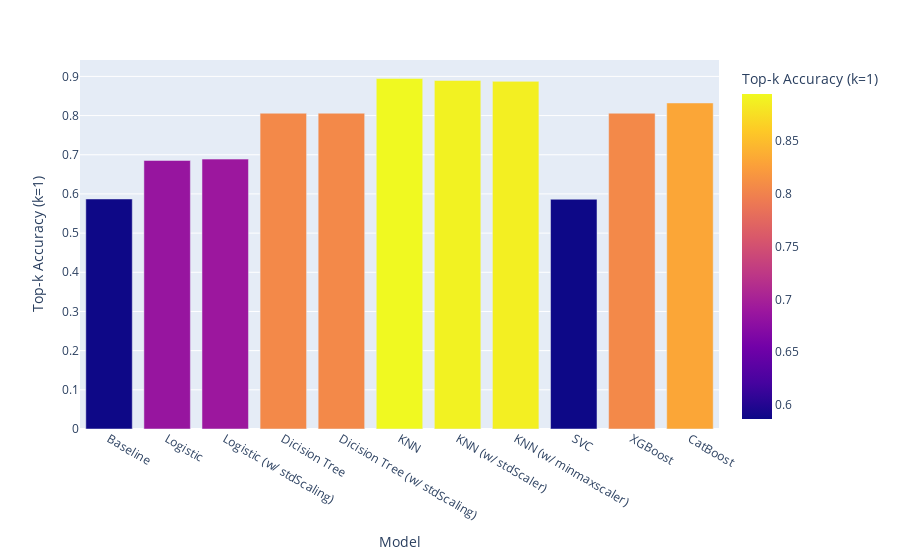

Source (notebook cell):
### Code cell
# plot df as bar chart using plotly
import plotly.express as px

fig = px.bar(df, x=df.columns[0], y=df.columns[1], color=df.columns[1])
fig.show()

### Figure 1 — Plotly figure (JSON) as saved in the notebook; plotly's stock layout.template omitted (floating-point values rounded to 4 significant figures)
{"data": [{"alignmentgroup": "True", "hovertemplate": "Model=%{x}<br> Top-k Accuracy (k=1)=%{marker.color}<extra></extra>", "legendgroup": "", "marker": {"color": [0.5872, 0.6854, 0.6889, 0.806, 0.806, 0.8948, 0.8896, 0.8874, 0.5865, 0.806, 0.8322], "coloraxis": "coloraxis", "pattern": {"shape": ""}}, "name": "", "offsetgroup": "", "orientation": "v", "showlegend": false, "textposition": "auto", "type": "bar", "x": ["Baseline", "Logistic", "Logistic (w/ stdScaling)", "Dicision Tree", "Dicision Tree (w/ stdScaling)", "KNN ", "KNN (w/ stdScaler)", "KNN (w/ minmaxscaler)", "SVC", "XGBoost", "CatBoost"], "xaxis": "x", "y": [0.5872, 0.6854, 0.6889, 0.806, 0.806, 0.8948, 0.8896, 0.8874, 0.5865, 0.806, 0.8322], "yaxis": "y"}], "layout": {"barmode": "relative", "coloraxis": {"colorbar": {"title": {"text": " Top-k Accuracy (k=1)"}}, "colorscale": [[0, "#0d0887"], [0.1111, "#46039f"], [0.2222, "#7201a8"], [0.3333, "#9c179e"], [0.4444, "#bd3786"], [0.5556, "#d8576b"], [0.6667, "#ed7953"], [0.7778, "#fb9f3a"], [0.8889, "#fdca26"], [1, "#f0f921"]]}, "legend": {"tracegroupgap": 0}, "margin": {"t": 60}, "xaxis": {"anchor": "y", "domain": [0, 1], "title": {"text": "Model"}}, "yaxis": {"anchor": "x", "domain": [0, 1], "title": {"text": " Top-k Accuracy (k=1)"}}}}
